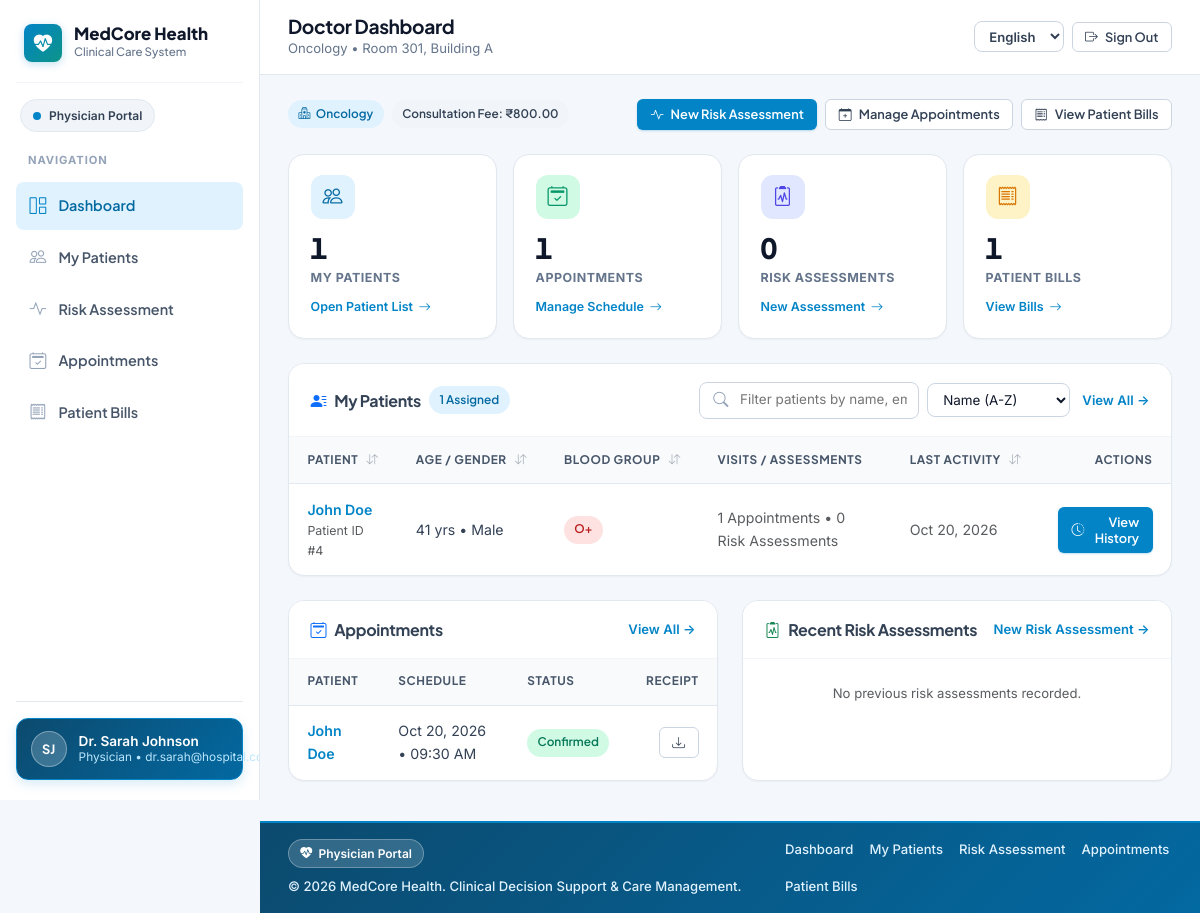
The page /doctor/dashboard.php (signed in) on the database its author committed.
### tables this page shows
CREATE TABLE `doctor_profiles` (
    `id` INT NOT NULL AUTO_INCREMENT,
    `user_id` INT NOT NULL,
    `specialization` VARCHAR(255) NOT NULL,
    `room_number` VARCHAR(50) NOT NULL,
    `consultation_fee` DECIMAL(10,2) NOT NULL,
    PRIMARY KEY (`id`),
    FOREIGN KEY (`user_id`) REFERENCES `users`(`id`) ON DELETE CASCADE,
    INDEX `idx_user_id` (`user_id`),
    INDEX `idx_specialization` (`specialization`)
);

CREATE TABLE `users` (
    `id` INT NOT NULL AUTO_INCREMENT,
    `name` VARCHAR(255) NOT NULL,
    `email` VARCHAR(255) NOT NULL,
    `password_hash` VARCHAR(255) NOT NULL,
    `role` ENUM('admin', 'doctor', 'patient') NOT NULL,
    `created_at` TIMESTAMP DEFAULT CURRENT_TIMESTAMP,
    PRIMARY KEY (`id`),
    UNIQUE KEY `email` (`email`),
    INDEX `idx_role` (`role`),
    INDEX `idx_created_at` (`created_at`)
);

CREATE TABLE `appointments` (
    `id` INT NOT NULL AUTO_INCREMENT,
    `patient_id` INT NOT NULL,
    `doctor_id` INT NOT NULL,
    `appointment_date` DATE NOT NULL,
    `appointment_time` TIME NOT NULL,
    `status` ENUM('pending', 'confirmed', 'completed', 'cancelled') DEFAULT 'pending',
    `symptom_notes` TEXT,
    `created_at` TIMESTAMP DEFAULT CURRENT_TIMESTAMP,
    PRIMARY KEY (`id`),
    FOREIGN KEY (`patient_id`) REFERENCES `users`(`id`) ON DELETE CASCADE,
    FOREIGN KEY (`doctor_id`) REFERENCES `users`(`id`) ON DELETE CASCADE,
    INDEX `idx_patient_id` (`patient_id`),
    INDEX `idx_doctor_id` (`doctor_id`),
    INDEX `idx_appointment_date` (`appointment_date`),
    INDEX `idx_status` (`status`)
);

### doctor/dashboard.php (the view, shortened to what the rows shown need)
<?php
require_once __DIR__ . '/../config/db.php';
$doctorId = getCurrentUserId();
$doctorProfile = null;
$patients = [];
$appointments = [];
try {
    $pdo = getDBConnection();
    $stmt = $pdo->prepare("SELECT dp.*, u.name FROM doctor_profiles dp JOIN users u ON dp.user_id = u.id WHERE dp.user_id = ? LIMIT 1");
    $stmt->execute([$doctorId]);
    $doctorProfile = $stmt->fetch();
    $stmt = $pdo->prepare("
        SELECT u.id, u.name, u.email, pp.dob, pp.gender, pp.blood_group, pp.chronic_conditions, pp.contact_number,
               (SELECT COUNT(*) FROM appointments a2 WHERE a2.patient_id = u.id AND a2.doctor_id = ?) AS total_appointments,
               (SELECT COUNT(*) FROM diagnostic_records dr2 WHERE dr2.patient_id = u.id AND dr2.doctor_id = ?) AS total_assessments,
               (SELECT MAX(COALESCE(a3.appointment_date, DATE(dr3.created_at)))
                FROM users u2
                LEFT JOIN appointments a3 ON a3.patient_id = u2.id AND a3.doctor_id = ?
                LEFT JOIN diagnostic_records dr3 ON dr3.patient_id = u2.id AND dr3.doctor_id = ?
                WHERE u2.id = u.id) AS last_interaction,
               (SELECT dr4.clinical_risk_score FROM diagnostic_records dr4 WHERE dr4.patient_id = u.id AND dr4.doctor_id = ? ORDER BY dr4.created_at DESC LIMIT 1) AS latest_risk_score
        FROM users u
        LEFT JOIN patient_profiles pp ON u.id = pp.user_id
        WHERE u.role = 'patient'
          AND (
              EXISTS (SELECT 1 FROM appointments a WHERE a.patient_id = u.id AND a.doctor_id = ?)
              OR EXISTS (SELECT 1 FROM diagnostic_records dr WHERE dr.patient_id = u.id AND dr.doctor_id = ?)
              OR EXISTS (SELECT 1 FROM prescriptions_and_reminders pr WHERE pr.patient_id = u.id AND pr.doctor_id = ?)
              OR EXISTS (SELECT 1 FROM bills b WHERE b.patient_id = u.id AND b.doctor_id = ?)
          )
        ORDER BY u.name ASC
    ");
    $stmt->execute([$doctorId, $doctorId, $doctorId, $doctorId, $doctorId, $doctorId, $doctorId, $doctorId, $doctorId]);
    $patients = $stmt->fetchAll();
    $stmt = $pdo->prepare("
        SELECT a.*, p.name AS patient_name
        FROM appointments a
        JOIN users p ON a.patient_id = p.id
        WHERE a.doctor_id = ?
        ORDER BY a.appointment_date DESC, a.appointment_time DESC
        LIMIT 6
    ");
    $stmt->execute([$doctorId]);
    $appointments = $stmt->fetchAll();
} catch (PDOException $e) {
    error_log("Doctor Dashboard Error: " . $e->getMessage());
    $error = t('msg_error');
}
$page_title = t('doc_dash_title');
$page_subtitle = ($doctorProfile['specialization'] ?? t('role_doctor')) . (!empty($doctorProfile['room_number']) ? ' • ' . $doctorProfile['room_number'] : '');
include __DIR__ . '/../includes/portal_header.php';
?>
<div class="d-flex flex-wrap justify-content-between align-items-center gap-2 mb-4">
    <div>
        <span class="badge-modern badge-modern-primary">
            <i class="bi bi-hospital"></i> <?php echo htmlspecialchars($doctorProfile['specialization'] ?? t('role_doctor')); ?>
        </span>
        <?php if (!empty($doctorProfile['consultation_fee'])): ?>
            <span class="badge-modern badge-modern-neutral ms-1">
                <?php echo e_t('col_fee'); ?>: <?php echo formatCurrency($doctorProfile['consultation_fee']); ?>
            </span>
        <?php endif; ?>
    </div>
</div>
<div class="card-modern mb-4">
    <div class="card-body-modern p-0">
        <?php if (empty($patients)): ?>
            <div class="text-center py-5">
                <div class="dropzone-icon-wrap bg-slate-100 text-slate-400 mb-2">
                    <i class="bi bi-people"></i>
                </div>
                <h6 class="fw-bold text-slate-800"><?php echo e_t('empty_doc_patients_title'); ?></h6>
                <p class="text-muted small mb-3"><?php echo e_t('empty_doc_patients_desc'); ?></p>
                <a href="<?php echo BASE_URL; ?>/doctor/appointments.php" class="btn-modern btn-modern-primary btn-modern-sm">
                    <i class="bi bi-calendar-plus"></i> <?php echo e_t('btn_schedule_appt'); ?>
                </a>
            </div>
        <?php else: ?>
            <div class="table-responsive">
                <table class="table-modern" id="doctorPatientsTable">
                    <thead>
                        <tr>
                            <th class="sortable-th" onclick="sortTable('doctorPatientsTable', 0, 'text')"><?php echo e_t('col_patient'); ?> <span class="sort-indicator"><i class="bi bi-arrow-down-up"></i></span></th>
                            <th class="sortable-th" onclick="sortTable('doctorPatientsTable', 1, 'number')"><?php echo e_t('col_age_gender'); ?> <span class="sort-indicator"><i class="bi bi-arrow-down-up"></i></span></th>
                            <th class="sortable-th" onclick="sortTable('doctorPatientsTable', 2, 'text')"><?php echo e_t('col_blood_group'); ?> <span class="sort-indicator"><i class="bi bi-arrow-down-up"></i></span></th>
                            <th><?php echo e_t('col_visits_assessments'); ?></th>
                            <th class="sortable-th" onclick="sortTable('doctorPatientsTable', 4, 'date')"><?php echo e_t('col_last_activity'); ?> <span class="sort-indicator"><i class="bi bi-arrow-down-up"></i></span></th>
                            <th class="text-end"><?php echo e_t('label_actions'); ?></th>
                        </tr>
                    </thead>
                    <tbody>
                        <?php foreach ($patients as $pat): ?>
                            <?php $age = !empty($pat['dob']) ? calculateAge($pat['dob']) : '--'; ?>
                            <tr class="doc-patient-row">
                                <td data-sort="<?php echo htmlspecialchars($pat['name']); ?>">
                                    <a href="<?php echo BASE_URL; ?>/doctor/patient_history.php?id=<?php echo (int)$pat['id']; ?>" class="fw-semibold text-slate-900">
                                        <?php echo htmlspecialchars($pat['name']); ?>
                                    </a>
                                    <div class="extra-small text-muted"><?php echo e_t('label_patient_id'); ?> #<?php echo (int)$pat['id']; ?></div>
                                </td>
                                <td data-sort="<?php echo is_numeric($age) ? $age : 0; ?>" class="small">
                                    <?php echo $age !== '--' ? $age . ' ' . e_t('label_yrs') : '--'; ?> &bull; <?php echo htmlspecialchars(translateStatus($pat['gender'] ?? 'Other')); ?>
                                </td>
                                <td data-sort="<?php echo htmlspecialchars($pat['blood_group'] ?? ''); ?>">
                                    <span class="badge-modern badge-modern-danger"><?php echo htmlspecialchars($pat['blood_group'] ?? 'N/A'); ?></span>
                                </td>
                                <td class="small text-muted">
                                    <?php echo (int)$pat['total_appointments']; ?> <?php echo e_t('hist_tab_appts'); ?> &bull; <?php echo (int)$pat['total_assessments']; ?> <?php echo e_t('hist_tab_risk'); ?>
                                </td>
                                <td data-sort="<?php echo htmlspecialchars($pat['last_interaction'] ?? ''); ?>" class="small text-muted">
                                    <?php echo $pat['last_interaction'] ? formatDate($pat['last_interaction']) : '--'; ?>
                                </td>
                                <td class="text-end">
                                    <a href="<?php echo BASE_URL; ?>/doctor/patient_history.php?id=<?php echo (int)$pat['id']; ?>" class="btn-modern btn-modern-primary btn-modern-sm">
                                        <i class="bi bi-clock-history"></i> <?php echo e_t('btn_view_history'); ?>
                                    </a>
                                </td>
                            </tr>
                        <?php endforeach; ?>
                    </tbody>
                </table>
            </div>
        <?php endif; ?>
    </div>
</div>
<div class="row g-4">
    <div class="col-lg-6">
        <div class="card-modern h-100">
            <div class="card-body-modern p-0">
                <?php if (empty($appointments)): ?>
                    <div class="text-center py-4 text-muted small"><?php echo e_t('hist_empty_appts'); ?></div>
                <?php else: ?>
                    <div class="table-responsive">
                        <table class="table-modern">
                            <thead>
                                <tr>
                                    <th><?php echo e_t('col_patient'); ?></th>
                                    <th><?php echo e_t('col_schedule'); ?></th>
                                    <th><?php echo e_t('label_status'); ?></th>
                                    <th class="text-end"><?php echo e_t('col_receipt'); ?></th>
                                </tr>
                            </thead>
                            <tbody>
                                <?php foreach ($appointments as $apt): ?>
                                    <?php $isConfirmed = in_array($apt['status'], ['confirmed', 'completed'], true); ?>
                                    <tr>
                                        <td>
                                            <a href="<?php echo BASE_URL; ?>/patient/profile.php?id=<?php echo (int)$apt['patient_id']; ?>" class="fw-semibold">
                                                <?php echo htmlspecialchars($apt['patient_name']); ?>
                                            </a>
                                        </td>
                                        <td class="small">
                                            <?php echo formatDate($apt['appointment_date']); ?> &bull; <?php echo date('h:i A', strtotime($apt['appointment_time'])); ?>
                                        </td>
                                        <td>
                                            <span class="badge-modern <?php echo $isConfirmed ? 'badge-modern-success' : ($apt['status'] === 'cancelled' ? 'badge-modern-danger' : 'badge-modern-warning'); ?>">
                                                <?php echo htmlspecialchars(translateStatus($apt['status'])); ?>
                                            </span>
                                        </td>
                                        <td class="text-end">
                                            <?php if ($isConfirmed): ?>
                                                <a href="<?php echo BASE_URL; ?>/patient/appointment_receipt.php?id=<?php echo (int)$apt['id']; ?>&download=1" class="btn-modern btn-modern-outline btn-modern-sm" title="<?php echo e_t('btn_receipt'); ?>">
                                                    <i class="bi bi-download"></i>
                                                </a>
                                            <?php else: ?>
                                                <span class="extra-small text-muted"><?php echo e_t('receipt_unavailable_short'); ?></span>
                                            <?php endif; ?>
                                        </td>
                                    </tr>
                                <?php endforeach; ?>
                            </tbody>
                        </table>
                    </div>
                <?php endif; ?>
            </div>
        </div>
    </div>
</div>
<?php
include __DIR__ . '/../includes/portal_footer.php';
?>

### includes/portal_header.php (shortened to what the rows shown need)
<?php
$__curLang = getCurrentLang();
?>
<!DOCTYPE html>
<html lang="<?php echo htmlspecialchars($__curLang); ?>">
<head>
    <link href="https://cdn.jsdelivr.net/npm/bootstrap@5.3.2/dist/css/bootstrap.min.css" rel="stylesheet">
    <link rel="stylesheet" href="https://cdn.jsdelivr.net/npm/bootstrap-icons@1.11.1/font/bootstrap-icons.css">
    <link rel="stylesheet" href="<?php echo BASE_URL; ?>/assets/css/custom.css">
</head>
<body class="portal-body">
<div class="portal-shell">
    <div class="portal-main-wrap">
        <header class="portal-topbar">
            <div class="d-flex align-items-center gap-3 min-w-0">
                <div class="min-w-0">
                    <h1 class="topbar-title text-truncate mb-0"><?php echo htmlspecialchars($page_title ?? t('nav_dashboard')); ?></h1>
                    <?php if (!empty($page_subtitle)): ?>
                        <p class="topbar-subtitle text-truncate mb-0 d-none d-sm-block"><?php echo htmlspecialchars($page_subtitle); ?></p>
                    <?php endif; ?>
                </div>
            </div>
        </header>
        <main class="portal-content">

### rows shown on the page
doctor_profiles: page_subtitle "Oncology • Room 301, Building A", specialization "Oncology", consultation_fee "₹800.00"
users: name "John Doe", id "4", age "41", blood_group "O+", total_appointments "1", total_assessments "0", last_interaction "Oct 20, 2026"
appointments: patient.name "John Doe", appointment_date "Oct 20, 2026", appointment_time "09:30 AM"

### other values the page prints
e_t('app_name') "MedCore Health"
e_t('clinical_care_system') "Clinical Care System"
$__portalLabel "Physician Portal"
e_t('nav_navigation') "NAVIGATION"
$__item['label'] "Dashboard"
$__item['label'] "My Patients"
$__item['label'] "Risk Assessment"
$__item['label'] "Appointments"
$__item['label'] "Patient Bills"
$__initials "SJ"
$__userName "Dr. Sarah Johnson"
$__roleLabel "Physician"
$page_title "Doctor Dashboard"
e_t('nav_sign_out') "Sign Out"
e_t('col_fee') "Consultation Fee"
